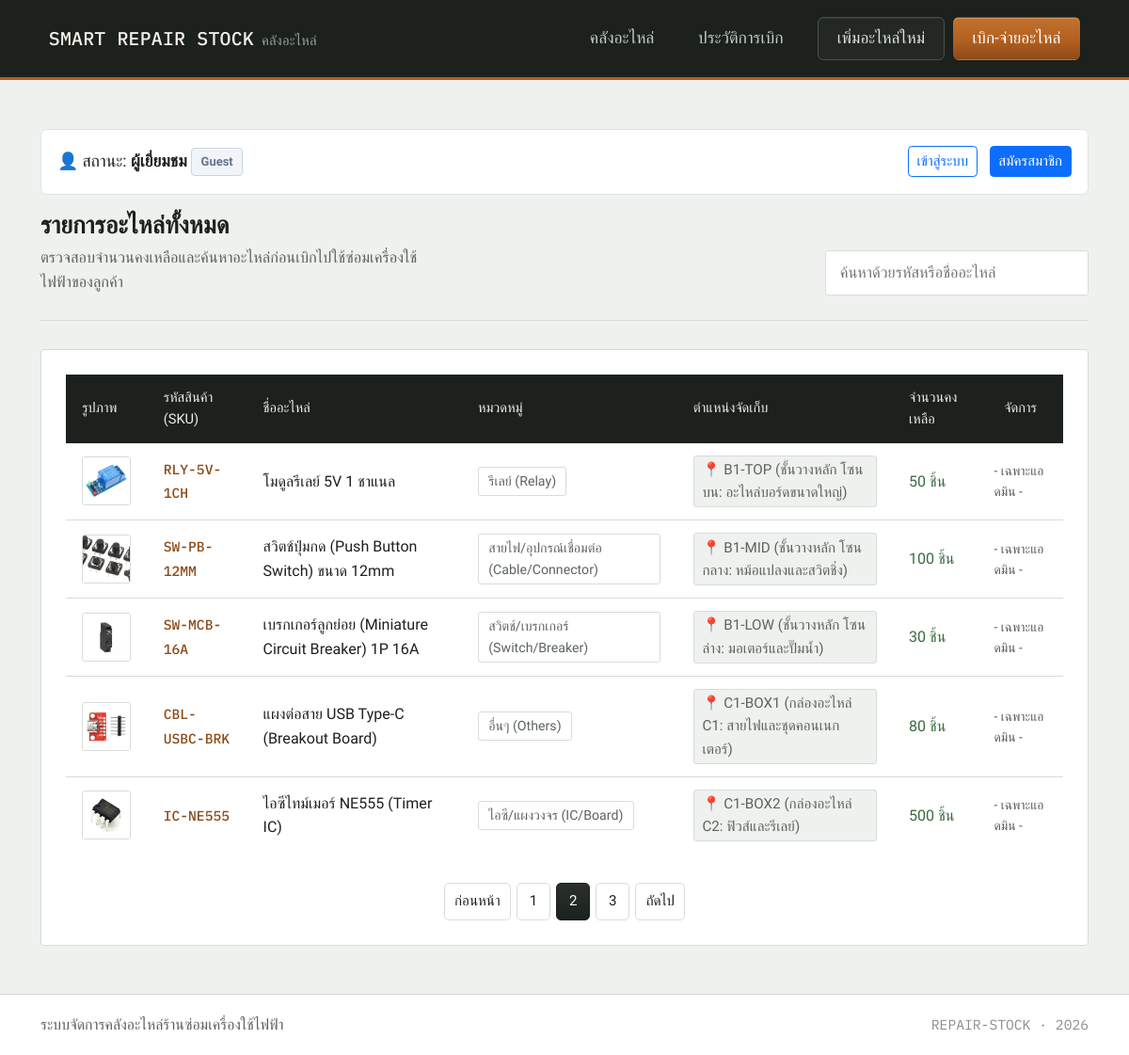
Screenshot of /?page=2 with the database file from the repository.
### parts_app/models.py (models this page shows, shortened)
class SparePart(models.Model):
    CATEGORY_CHOICES = (
        ('IC', 'ไอซี/แผงวงจร (IC/Board)'),
        ('SENSOR', 'เซ็นเซอร์ (Sensor)'),
        ('SWITCH', 'สวิตช์/เบรกเกอร์ (Switch/Breaker)'),
        ('RELAY', 'รีเลย์ (Relay)'),
        ('CABLE', 'สายไฟ/อุปกรณ์เชื่อมต่อ (Cable/Connector)'),
        ('OTHER', 'อื่นๆ (Others)'),
    )
    part_code = models.CharField(max_length=50, unique=True, verbose_name="รหัสสินค้า (SKU)")
    name = models.CharField(max_length=200, verbose_name="ชื่ออะไหล่")
    category = models.CharField(max_length=20, choices=CATEGORY_CHOICES, verbose_name="หมวดหมู่")
    quantity = models.PositiveIntegerField(default=0, verbose_name="จำนวนคงเหลือ (ชิ้น)")
    location = models.CharField(max_length=100, blank=True, null=True, verbose_name="ตำแหน่งจัดเก็บ (เช่น ตู้ A ชั้น 2)")
    import_date = models.DateField(verbose_name="วันที่นำเข้าล่าสุด")
    specifications = models.TextField(blank=True, verbose_name="สเปกและรายละเอียดทางเทคนิค")
    image = models.ImageField(upload_to='parts/', blank=True, null=True, verbose_name="รูปภาพอะไหล่")

### parts_app/views.py (the view)
# urls.py: path('', views.part_list, name='part_list'),
def part_list(request):
    query = request.GET.get('q', '')
    if query:
        parts_list = SparePart.objects.filter(
            Q(part_code__icontains=query) | Q(name__icontains=query)
        ).order_by('id')
    else:
        parts_list = SparePart.objects.all().order_by('id')
    paginator = Paginator(parts_list, 5)
    page_number = request.GET.get('page')
    parts = paginator.get_page(page_number)
    return render(request, 'part_list.html', {'parts': parts, 'query': query})

### parts_app/templates/part_list.html (shortened to what this page needs)
{% extends 'base.html' %}
{% block content %}
<div class="d-flex justify-content-between align-items-center mb-3 bg-white p-3 rounded border">
    <div>
        {% if request.user.is_authenticated %}
            <span class="me-3">
                👤 เข้าสู่ระบบโดย: <strong>{{ request.user.username }}</strong>
                {% if request.user.is_staff or request.user.is_superuser %}
                    <span class="role-badge role-admin">Admin</span>
                {% else %}
                    <span class="role-badge role-member">Member</span>
                {% endif %}
            </span>
        {% else %}
            <span class="me-3">
                👤 สถานะ: <strong>ผู้เยี่ยมชม</strong>
                <span class="role-badge role-guest">Guest</span>
            </span>
        {% endif %}
    </div>
    <div>
        {% if request.user.is_authenticated %}
            <a href="{% url 'accounts:logout' %}" class="btn btn-outline-danger btn-sm">ออกจากระบบ</a>
        {% else %}
            <a href="{% url 'accounts:login' %}" class="btn btn-outline-primary btn-sm me-2">เข้าสู่ระบบ</a>
            <a href="{% url 'accounts:register' %}" class="btn btn-primary btn-sm">สมัครสมาชิก</a>
        {% endif %}
    </div>
</div>
<div class="page-header">
    <div>
        <h1>รายการอะไหล่ทั้งหมด</h1>
        <p>ตรวจสอบจำนวนคงเหลือและค้นหาอะไหล่ก่อนเบิกไปใช้ซ่อมเครื่องใช้ไฟฟ้าของลูกค้า</p>
    </div>
    <div class="search-box">
        <input type="text" id="searchInput" value="{{ query }}" placeholder="ค้นหาด้วยรหัสหรือชื่ออะไหล่">
    </div>
</div>
<div class="panel-card">
    <div class="panel-card-body">
        <div id="table-container">
            <div class="table-responsive">
                <table class="parts-table">
                    <thead>
                        <tr>
                            <th>รูปภาพ</th>
                            <th>รหัสสินค้า (SKU)</th>
                            <th>ชื่ออะไหล่</th>
                            <th>หมวดหมู่</th>
                            <th>ตำแหน่งจัดเก็บ</th>
                            <th>จำนวนคงเหลือ</th>
                            <th>จัดการ</th>
                        </tr>
                    </thead>
                    <tbody>
                        {% for part in parts %}
                        <tr>
                            <td>
                                {% if part.image %}
                                    <img src="{{ part.image.url }}" alt="{{ part.name }}" class="part-thumb">
                                {% else %}
                                    <div class="part-thumb-empty">ไม่มีรูป</div>
                                {% endif %}
                            </td>
                            <td><span class="part-code">{{ part.part_code }}</span></td>
                            <td>{{ part.name }}</td>
                            <td><span class="category-tag">{{ part.get_category_display }}</span></td>
                            <td>
                                {% if part.location %}
                                    <span class="location-text">📍 {{ part.location }}</span>
                                {% else %}
                                    <span class="text-muted">-</span>
                                {% endif %}
                            </td>
                            <td>
                                {% if part.quantity < 20 %}
                                    <span class="qty-low">{{ part.quantity }} ชิ้น — ใกล้หมด</span>
                                {% else %}
                                    <span class="qty-ok">{{ part.quantity }} ชิ้น</span>
                                {% endif %}
                            </td>
                            <td>
                                <div class="row-actions">
                                    {% if request.user.is_authenticated %}
                                        <a href="{% url 'transaction_create' %}?part_id={{ part.pk }}" class="btn-row-action btn-action-tx">เบิก/รับ</a>
                                        {% if request.user.is_staff or request.user.is_superuser %}
                                            <a href="{% url 'part_update' part.pk %}" class="btn-row-action btn-edit">แก้ไข</a>
                                            <a href="{% url 'part_delete' part.pk %}" class="btn-row-action btn-delete">ลบ</a>
                                        {% endif %}
                                    {% else %}
                                        <span class="text-muted" style="font-size: 0.8rem;">- เฉพาะแอดมิน -</span>
                                    {% endif %}
                                </div>
                            </td>
                        </tr>
                        {% endfor %}
                    </tbody>
                </table>
            </div>
            {% if parts.has_other_pages %}
            <nav aria-label="Page navigation">
                <ul class="pagination-flat">
                    {% if parts.has_previous %}
                        <li><a href="?page={{ parts.previous_page_number }}{% if query %}&q={{ query }}{% endif %}">ก่อนหน้า</a></li>
                    {% else %}
                        <li class="disabled"><span>ก่อนหน้า</span></li>
                    {% endif %}
                    {% for i in parts.paginator.page_range %}
                        {% if parts.number == i %}
                            <li class="active"><span>{{ i }}</span></li>
                        {% else %}
                            <li><a href="?page={{ i }}{% if query %}&q={{ query }}{% endif %}">{{ i }}</a></li>
                        {% endif %}
                    {% endfor %}
                    {% if parts.has_next %}
                        <li><a href="?page={{ parts.next_page_number }}{% if query %}&q={{ query }}{% endif %}">ถัดไป</a></li>
                    {% else %}
                        <li class="disabled"><span>ถัดไป</span></li>
                    {% endif %}
                </ul>
            </nav>
            {% endif %}
        </div>
    </div>
</div>
{% endblock %}

### parts_app/templates/base.html (style rules this page uses)
:root { --paper: #eef1ee; --panel: #ffffff; --ink: #1c211e; --line: #d7ddd8; --copper: #b2601f; --copper-deep: #8c4a17; --muted: #5c645f; }
* { box-sizing: border-box; }
html { font-size: 108%; }
body { background-color: var(--paper); display: flex; flex-direction: column; min-height: 100vh; font-family: 'IBM Plex Sans Thai', 'Segoe UI', system-ui, -apple-system, sans-serif; color: var(--ink); line-height: 1.6; }

### parts_app/templates/part_list.html (style rules this page uses)
:root { --paper: #eef1ee; --panel: #ffffff; --ink: #1c211e; --line: #d7ddd8; --copper: #b2601f; --copper-deep: #8c4a17; --muted: #5c645f; --danger: #9c4130; --danger-bg: #f6e9e6; --low-stock: #a1481c; }
.page-header { display: flex; justify-content: space-between; align-items: flex-end; flex-wrap: wrap; gap: 1.5rem; padding-bottom: 1.5rem; margin-bottom: 1.75rem; border-bottom: 1px solid var(--line); }
.page-header h1 { font-size: 1.5rem; font-weight: 600; color: var(--ink); margin: 0 0 0.35rem; }
.page-header p { color: var(--muted); margin: 0; font-size: 0.95rem; max-width: 46ch; }
.search-box { min-width: 280px; }
.search-box input { border: 1px solid var(--line); border-radius: 3px; padding: 0.55rem 0.85rem; font-size: 0.95rem; width: 100%; background: var(--panel); color: var(--ink); }
.panel-card { background: var(--panel); border: 1px solid var(--line); border-radius: 4px; }
.panel-card-body { padding: 1.5rem; }
.parts-table { width: 100%; border-collapse: collapse; }
.parts-table thead th { background: var(--ink); color: #f0ede6; font-weight: 500; font-size: 0.85rem; text-align: left; padding: 0.75rem 1rem; border: none; }
.parts-table thead th:last-child { text-align: center; }
.parts-table tbody td { padding: 0.75rem 1rem; border-bottom: 1px solid var(--line); vertical-align: middle; font-size: 0.93rem; }
.parts-table tbody tr:last-child td { border-bottom: none; }
.part-thumb { height: 52px; width: 52px; object-fit: cover; border-radius: 3px; border: 1px solid var(--line); }
.part-code { font-family: 'IBM Plex Mono', monospace; font-weight: 500; color: var(--copper-deep); font-size: 0.85rem; }
.category-tag { display: inline-block; border: 1px solid var(--line); color: var(--muted); padding: 0.2rem 0.6rem; border-radius: 3px; font-size: 0.82rem; }
.location-text { font-size: 0.88rem; color: var(--muted); background: var(--paper); padding: 0.15rem 0.5rem; border-radius: 3px; border: 1px solid var(--line); display: inline-block; }
.qty-ok { color: #3a6b3f; font-weight: 500; }
.row-actions { display: flex; justify-content: center; align-items: center; gap: 0.4rem; }
.pagination-flat { display: flex; justify-content: center; gap: 0.35rem; list-style: none; padding: 0; margin: 1.75rem 0 0; }
.pagination-flat a, .pagination-flat span { display: inline-block; min-width: 36px; text-align: center; padding: 0.4rem 0.6rem; border: 1px solid var(--line); border-radius: 5px; color: var(--ink); text-decoration: none; font-size: 0.88rem; background: var(--panel); }
.pagination-flat .active span { background: linear-gradient(180deg, #2a3129 0%, var(--ink) 100%); border-color: var(--ink); color: #fff; }
.role-badge { font-size: 0.75rem; font-weight: 600; padding: 0.2rem 0.55rem; border-radius: 4px; display: inline-block; vertical-align: middle; }
.role-guest { background: #f1f5f9; color: #64748b; border: 1px solid #cbd5e1; }

### rows the page displays
SparePart: image (picture), part_code "RLY-5V-1CH", name "โมดูลรีเลย์ 5V 1 ชาแนล", category "รีเลย์ (Relay)", location "B1-TOP (ชั้นวางหลัก โซนบน: อะไหล่บอร์ดขนาดใหญ่)", quantity "50"
SparePart: image (picture), part_code "SW-PB-12MM", name "สวิตช์ปุ่มกด (Push Button Switch) ขนาด 12mm", category "สายไฟ/อุปกรณ์เชื่อมต่อ (Cable/Connector)", location "B1-MID (ชั้นวางหลัก โซนกลาง: หม้อแปลงและสวิตชิ่ง)", quantity "100"
SparePart: image (picture), part_code "SW-MCB-16A", name "เบรกเกอร์ลูกย่อย (Miniature Circuit Breaker) 1P 16A", category "สวิตช์/เบรกเกอร์ (Switch/Breaker)", location "B1-LOW (ชั้นวางหลัก โซนล่าง: มอเตอร์และปั๊มน้ำ)", quantity "30"
SparePart: image (picture), part_code "CBL-USBC-BRK", name "แผงต่อสาย USB Type-C (Breakout Board)", category "อื่นๆ (Others)", location "C1-BOX1 (กล่องอะไหล่ C1: สายไฟและชุดคอนเนกเตอร์)", quantity "80"
SparePart: image (picture), part_code "IC-NE555", name "ไอซีไทม์เมอร์ NE555 (Timer IC)", category "ไอซี/แผงวงจร (IC/Board)", location "C1-BOX2 (กล่องอะไหล่ C2: ฟิวส์และรีเลย์)", quantity "500"

### other values shown
{{ i }} "1" "3"
{{ i }} "2"
